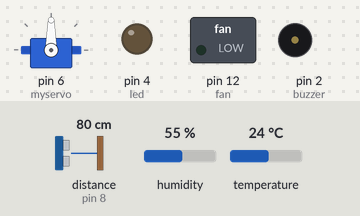
Bench run of a sketch on a simulated Arduino Uno, built with avr-gcc and run on an emulated ATmega328P. On the bench: servo, switched loads named in the sketch (green lamp = pin HIGH), output pins drawn as LEDs (lit = HIGH), buzzer (waves = sounding, pin HIGH). Wiring (inferred from the names in the program): ultrasonic range finder: trigger pin 9; echo pin 8. Inputs (shaded band) come from the test bench; at power-on: distance to the obstacle (sensor on pin 8) 80 cm, temperature 24 °C, humidity 55 %. The echo pulse lasts 58.3 µs per cm; pins used as bus, display or sensor lines are not drawn.

Above: at 1.2 s.
1.3 s: distance to the obstacle (sensor on pin 8) set to 11 cm
2.8 s: distance to the obstacle (sensor on pin 8) set to 8 cm
At 3.1 s:
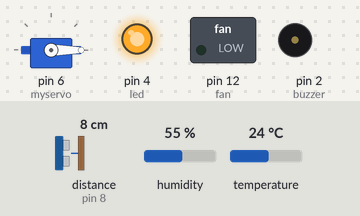
4.3 s: distance to the obstacle (sensor on pin 8) set to 18 cm
At 4.6 s:
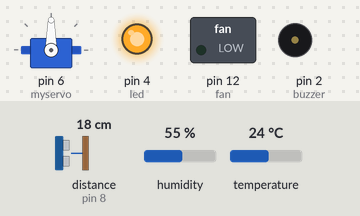
5.8 s: temperature set to 27 °C
At 7.9 s:
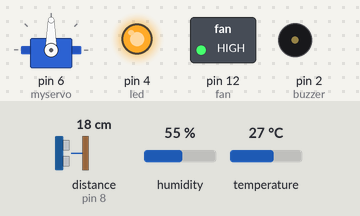
8.3 s: distance to the obstacle (sensor on pin 8) set to 2 cm
At 8.8 s:
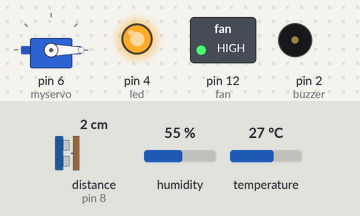
9.8 s: distance to the obstacle (sensor on pin 8) set to 35 cm
At 11.2 s:
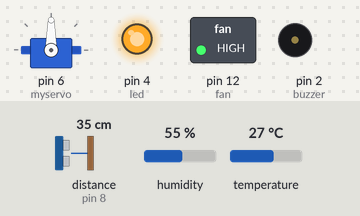
Timing chart, 0 to 12.3 s (numbered marks = the images above; inputs shaded):
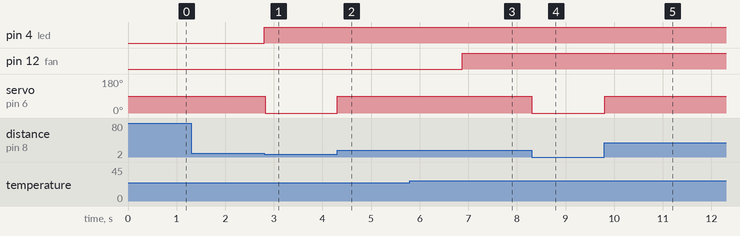

Measured:
- the behaviour switches between 10 and 9 cm on distance to the obstacle (sensor on pin 8) (found by bisection; images 0 and 1)
- the behaviour switches between 25 and 26 °C on temperature (found by bisection; images 2 and 3)
- after the input at 1.3 s, every drawn part: stays the same
- after the input at 2.8 s, pin 4 (led): LOW → HIGH at once; servo on pin 6 (myservo): 90° → 0° at once
- after the input at 4.3 s, servo on pin 6 (myservo): 0° → 90° at once
- after the input at 5.8 s, pin 12 (fan): LOW → HIGH after 1.1 s
- after the input at 8.3 s, servo on pin 6 (myservo): 90° → 0° at once
- after the input at 9.8 s, servo on pin 6 (myservo): 0° → 90° at once

The sketch:

Smart_Home_System.ino
```cpp
#include <Servo.h>
#include <DHT.h>
#include <DHT_U.h>

#define dhtpin 3
#define dhttype DHT11

DHT dht1(dhtpin, dhttype);

Servo myservo;
int trigPin = 9;
int echoPin = 8;
int door_active;
float distance;
float duration;
int led = 4;
int buzzer = 2;
int fan = 12;
float t;

void setup()
{
    myservo.attach(6);
    pinMode(trigPin, OUTPUT);
    pinMode(echoPin, INPUT);
    pinMode(led, OUTPUT);
    dht1.begin();
    pinMode(buzzer, OUTPUT);
    pinMode(fan, OUTPUT);
    Serial.begin(9600);
}

void loop()
{
    servo_distance();
    myservo.write(90);

    if (distance <= 9)
    {
        myservo.write(0);
        door_active = 1;
    }

    if (door_active == 1)
    {
        digitalWrite(led, HIGH);
        temp();

        if (t > 70)
        {
            digitalWrite(buzzer, HIGH);
            digitalWrite(fan, LOW);
        }
        else if (t > 25 && t < 70)
        {
            digitalWrite(fan, HIGH);
        }
        else
        {
            digitalWrite(buzzer, LOW);
            digitalWrite(fan, LOW);
        }
    }
    else
    {
        digitalWrite(led, LOW);
        digitalWrite(buzzer, LOW);
        digitalWrite(fan, LOW);
    }
}

void servo_distance()
{
    digitalWrite(trigPin, LOW);
    delayMicroseconds(2);
    digitalWrite(trigPin, HIGH);
    delayMicroseconds(10);
    digitalWrite(trigPin, LOW);
    duration = pulseIn(echoPin, HIGH);
    distance = duration * 0.034 / 2;
}

void temp()
{
    t = dht1.readTemperature();
}
```
